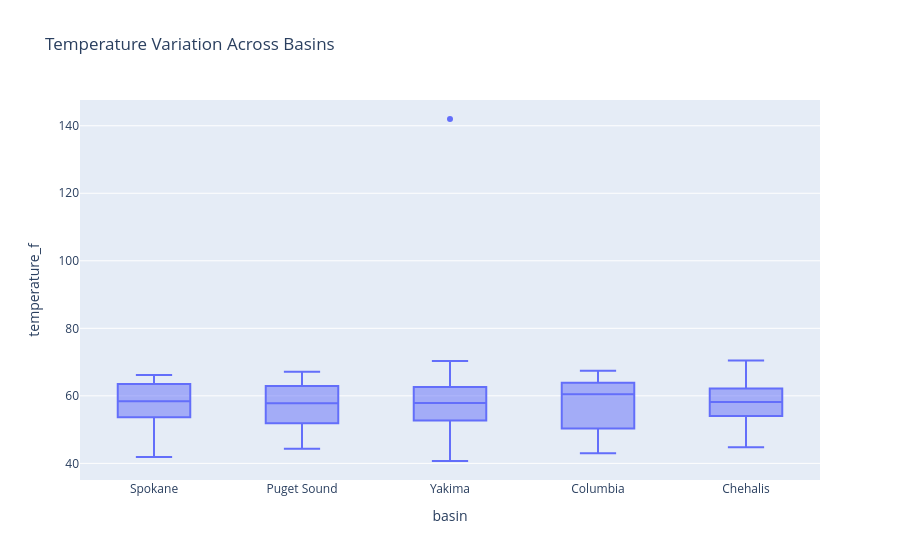

Notebook code for this chart:
### Code cell
# Render the chart deterministically based on the tool call.
import plotly.express as px


def render_chart_from_tool_call(tool_name, args, df):
    if tool_name == "create_bar_chart":
        agg = args.get("aggregation", "mean")
        grouped = df.groupby(args["x_column"])[args["y_column"]].agg(agg).reset_index()
        return px.bar(grouped, x=args["x_column"], y=args["y_column"], title=args["title"])
    if tool_name == "create_line_chart":
        color = args.get("color_column") or None
        return px.line(df, x=args["x_column"], y=args["y_column"], color=color, title=args["title"])
    if tool_name == "create_scatter_chart":
        color = args.get("color_column") or None
        return px.scatter(df, x=args["x_column"], y=args["y_column"], color=color, title=args["title"])
    if tool_name == "create_histogram":
        return px.histogram(df, x=args["column"], title=args["title"])
    if tool_name == "create_box_plot":
        group = args.get("group_column") or None
        return px.box(df, x=group, y=args["value_column"], title=args["title"])
    raise ValueError(f"Unknown chart tool: {tool_name}")


figure = render_chart_from_tool_call(tool_call.name, dict(tool_call.input), df)
figure.show()

### Figure 1 — Plotly figure (JSON) as saved in the notebook; plotly's stock layout.template omitted (floating-point values rounded to 4 significant figures)
{"data": [{"alignmentgroup": "True", "hovertemplate": "basin=%{x}<br>temperature_f=%{y}<extra></extra>", "legendgroup": "", "marker": {"color": "#636efa"}, "name": "", "notched": false, "offsetgroup": "", "orientation": "v", "showlegend": false, "type": "box", "x": ["Spokane", "Spokane", "Spokane", "Spokane", "Spokane", "Spokane", "Spokane", "Spokane", "Spokane", "Spokane", "Spokane", "Spokane", "Spokane", "Spokane", "Spokane", "Spokane", "Spokane", "Spokane", "Spokane", "Spokane", "Spokane", "Spokane", "Spokane", "Spokane", "Puget Sound", "Puget Sound", "Puget Sound", "Puget Sound", "Puget Sound", "Puget Sound", "Puget Sound", "Puget Sound", "Puget Sound", "Puget Sound", "Puget Sound", "Puget Sound", "Puget Sound", "Puget Sound", "Puget Sound", "Puget Sound", "Puget Sound", "Puget Sound", "Puget Sound", "Puget Sound", "Puget Sound", "Puget Sound", "Puget Sound", "Puget Sound", "Yakima", "Yakima", "Yakima", "Yakima", "Yakima", "Yakima", "Yakima", "Yakima", "Yakima", "Yakima", "Yakima", "Yakima", "Yakima", "Yakima", "Yakima", "Yakima", "Yakima", "Yakima", "Yakima", "Yakima", "Yakima", "Yakima", "Yakima", "Yakima", "Columbia", "Columbia", "Columbia", "Columbia", "Columbia", "Columbia", "Columbia", "Columbia", "Columbia", "Columbia", "Columbia", "Columbia", "Columbia", "Columbia", "Columbia", "Columbia", "Columbia", "Columbia", "Columbia", "Columbia", "Columbia", "Columbia", "Columbia", "Columbia", "Chehalis", "Chehalis", "Chehalis", "Chehalis", "Chehalis", "Chehalis", "Chehalis", "Chehalis", "Chehalis", "Chehalis", "Chehalis", "Chehalis", "Chehalis", "Chehalis", "Chehalis", "Chehalis", "Chehalis", "Chehalis", "Chehalis", "Chehalis", "Chehalis", "Chehalis", "Chehalis", "Chehalis", "Spokane"], "x0": " ", "xaxis": "x", "y": [41.9, 48.0, 50.4, 49.8, 54.5, 58.4, 61.0, null, 63.0, 64.3, 63.5, 63.8, 63.6, 62.1, 66.2, 62.3, 63.7, 55.8, 58.0, 56.6, 55.7, 53.4, 50.8, null, 44.3, 53.6, 47.7, 53.1, 55.8, 53.6, 56.4, 58.9, 67.1, 64.1, 60.6, 63.7, 65.0, 66.8, 63.3, 62.5, 61.6, 61.6, 57.4, 50.7, 49.7, 58.2, 47.2, 47.2, 46.4, 47.6, 51.3, 54.1, 55.8, 57.6, 58.0, 63.5, 64.1, 64.8, 60.8, 70.3, 69.5, 61.2, 142.0, 61.7, 60.6, 61.7, 56.0, 57.8, 56.7, 51.3, 47.8, 40.7, 43.0, 45.5, 49.4, 48.2, 58.3, 54.7, 64.3, 60.5, 60.4, 67.4, 65.5, 65.0, 65.9, 63.5, 63.1, 66.7, 62.6, 62.2, 60.5, 51.2, 46.1, 54.0, 51.2, 44.7, 49.4, 44.8, 53.6, 53.4, 57.1, 63.3, 56.5, 63.6, 58.0, 59.1, 60.8, 61.3, 70.5, 67.3, 62.4, 58.4, 59.9, 65.2, 57.5, 62.0, 54.4, 54.8, 45.0, 52.6, 63.5], "y0": " ", "yaxis": "y"}], "layout": {"boxmode": "group", "legend": {"tracegroupgap": 0}, "title": {"text": "Temperature Variation Across Basins"}, "xaxis": {"anchor": "y", "domain": [0.0, 1.0], "title": {"text": "basin"}}, "yaxis": {"anchor": "x", "domain": [0.0, 1.0], "title": {"text": "temperature_f"}}}}
